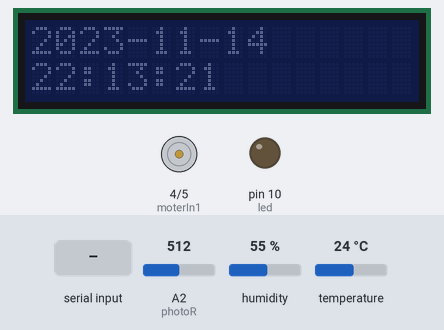
Bench run of a sketch on a simulated Arduino Uno, built with avr-gcc and run on an emulated ATmega328P. Parts: 16×2 character LCD, motor-driver pin pairs drawn as motors (green arrow = first pin HIGH = forward, orange = second pin HIGH = backward, longer = more drive), output pins drawn as LEDs (lit = HIGH). The test bench sets the inputs (shaded band); at power-on: A2 (photoR) = 512, humidity 55 %, temperature 24 °C. The local clock reads 2024-03-15 10:24:30 at power-on unless the sketch sets it.

Above: at 1.2 s.
1.3 s: "ledOn" received over the second serial link
At 3.4 s:
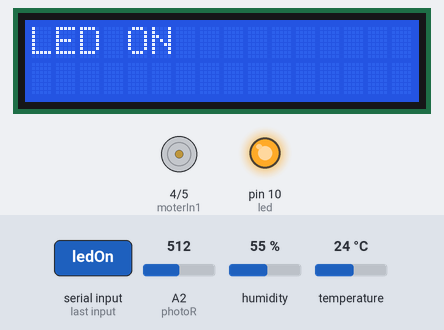
3.8 s: "moterOn" received over the second serial link
At 7.8 s:
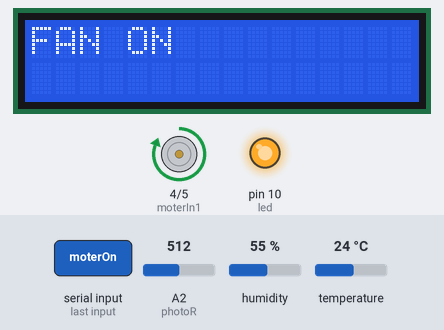
9.8 s: "ledOff" received over the second serial link
At 12.0 s:
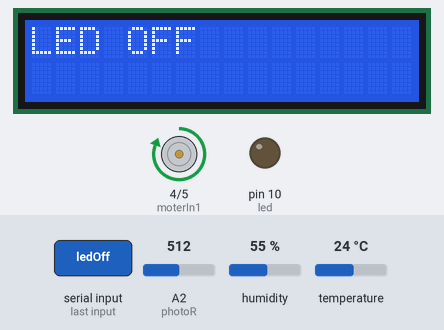
12.3 s: "moterOff" received over the second serial link
At 16.0 s:
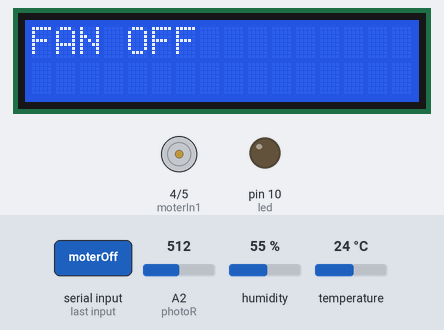
Timing chart, 0 to 16.3 s (numbered marks = the images above; inputs shaded):
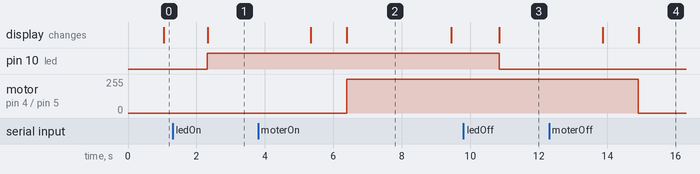

Measured:
- after the input at 1.3 s, pin 10 (led): LOW → HIGH after 1.0 s; the display: changes after 1.0 s (image 1)
- after the input at 3.8 s, motor on pin 4 (moterIn1) / pin 5 (moterIn2): stopped → forward 255/255 after 2.6 s
- after the input at 9.8 s, pin 10 (led): HIGH → LOW after 1.0 s; the display: changes after 1.0 s (image 3)
- after the input at 12.3 s, motor on pin 4 (moterIn1) / pin 5 (moterIn2): forward 255/255 → stopped after 2.6 s
- what the display in image 2 shows lasts 3.0 s, from 6.4 s to 9.4 s

The sketch:

slave.ino
```cpp
#include <SoftwareSerial.h>
#include <dht.h>
#include <Wire.h>
#include <LiquidCrystal_I2C.h>
#include <ThreeWire.h>
#include <RtcDS1302.h>

//블루투스 모듈
const int Rx=2;
const int Tx=3;
SoftwareSerial bluetooth(Rx, Tx);
String btRead;
//조도센서
const int photoR = A2;
//DHT11온습도 센서
dht DHT;
#define DHT11 A1
int hum;
int temp;
//I2C LCD모듈
LiquidCrystal_I2C lcd(0x27, 16, 2);
//RTC모듈
ThreeWire myWire(8,7,9);
RtcDS1302<ThreeWire> Rtc(myWire);
unsigned long RTCpreMillis = 0;
//모터
const int moterIn1 = 4;
const int moterIn2 = 5;
bool ismoterOn = false;
//LED
const int led = 10;
bool isledOn = false;

unsigned long sensorPreMillis = 0;

void setup(){
  bluetooth.begin(9600);//블루투스 초기화
  //lcd 초기화
  lcd.begin();
  lcd.noBacklight();
  lcd.setCursor(0,0);

  Rtc.Begin();
  //RTC모듈 쓰기금지 확인 후 해제
  if (Rtc.GetIsWriteProtected())
    Rtc.SetIsWriteProtected(false);
  //RTC모듈 구동
  if (!Rtc.GetIsRunning())
    Rtc.SetIsRunning(true);
  //컴파일시 PC 시간으로 클래스 생성
  RtcDateTime nowTime = RtcDateTime(__DATE__,__TIME__);
  Rtc.SetDateTime(nowTime);

  pinMode(moterIn1, OUTPUT);
  pinMode(moterIn2, OUTPUT);
  pinMode(led, OUTPUT);
}

void LCDclear(){
  lcd.clear();
  lcd.backlight();
  lcd.setCursor(0,0);
}

void loop(){
  unsigned long currentMillis = millis();
  //1초간격으로 시간 출력
  if(currentMillis - RTCpreMillis >= 1000){
    lcd.noBacklight();
    lcdprintDateTime(Rtc.GetDateTime());
  }

  int photoRVal = map(analogRead(photoR), 250, 1023, 100, 0);

  DHT.read11(DHT11);
  hum = int(DHT.humidity);
  temp = int(DHT.temperature);

  //5초마다 센서값 전송
  if(currentMillis-sensorPreMillis > 5000){
    sensorPreMillis = currentMillis;
    //조도센서 동작
    String prv = String(photoRVal);
    if(prv.length()<2)
      prv = "0"+prv;
    bluetooth.print("PR");
    bluetooth.print(prv);
    //DHT11센서 동작
    String hv = String(hum);
    if(hv.length()<2)
      hv = "0"+hv;
    String tv = String(temp);
    if(tv.length()<2)
      tv = "0"+tv;
    bluetooth.print("Hm");
    bluetooth.print(hv);
    bluetooth.print("Tp");
    bluetooth.print(tv);
    bluetooth.flush();
  }
  //값 받기
  if (bluetooth.available()) {
    btRead = bluetooth.readString();

    //LED 동작
    if(btRead == "ledOn"){
      if (!isledOn){  //꺼져있으면 동작
        LCDclear();
        digitalWrite(led, HIGH);
        lcd.print("LED ON");
        delay(3000);
        isledOn = true;
      }
    }
    if(btRead == "ledOff"){
      if(isledOn){   //켜져있으면 동작
        LCDclear();
        digitalWrite(led, LOW);
        lcd.print("LED OFF");
        delay(3000);
        isledOn = false;
      }
    }
    //팬 동작
    if(btRead == "moterOn"){
      if(!ismoterOn){  //꺼져있으면 동작
        LCDclear();
        digitalWrite(moterIn1, HIGH);
        digitalWrite(moterIn2, LOW);
        lcd.print("FAN ON");
        delay(3000);
        ismoterOn = true;
      }
    }
    if(btRead == "moterOff"){
      if(ismoterOn){  //켜져있으면 동작
        LCDclear();
        digitalWrite(moterIn1, LOW);
        digitalWrite(moterIn2, LOW);
        lcd.print("FAN OFF");
        delay(3000);
        ismoterOn = false;
      }
    }
  }
}


#define countof(a) (sizeof(a) / sizeof(a[0]))
void lcdprintDateTime(const RtcDateTime& dt){
  char dateString[20] = {0, };
  char timeString[20] = {0, };

  snprintf_P(dateString,
             countof(dateString),
             PSTR("%04u-%02u-%02u"),
             dt.Year(),
             dt.Month(),
             dt.Day());
  snprintf_P(timeString,
             countof(timeString),
             PSTR("%02u:%02u:%02u"),
             dt.Hour(),
             dt.Minute(),
             dt.Second());

  lcd.setCursor(0, 0);
  lcd.print(dateString);
  lcd.setCursor(0, 1);
  lcd.print(timeString);
}
```
